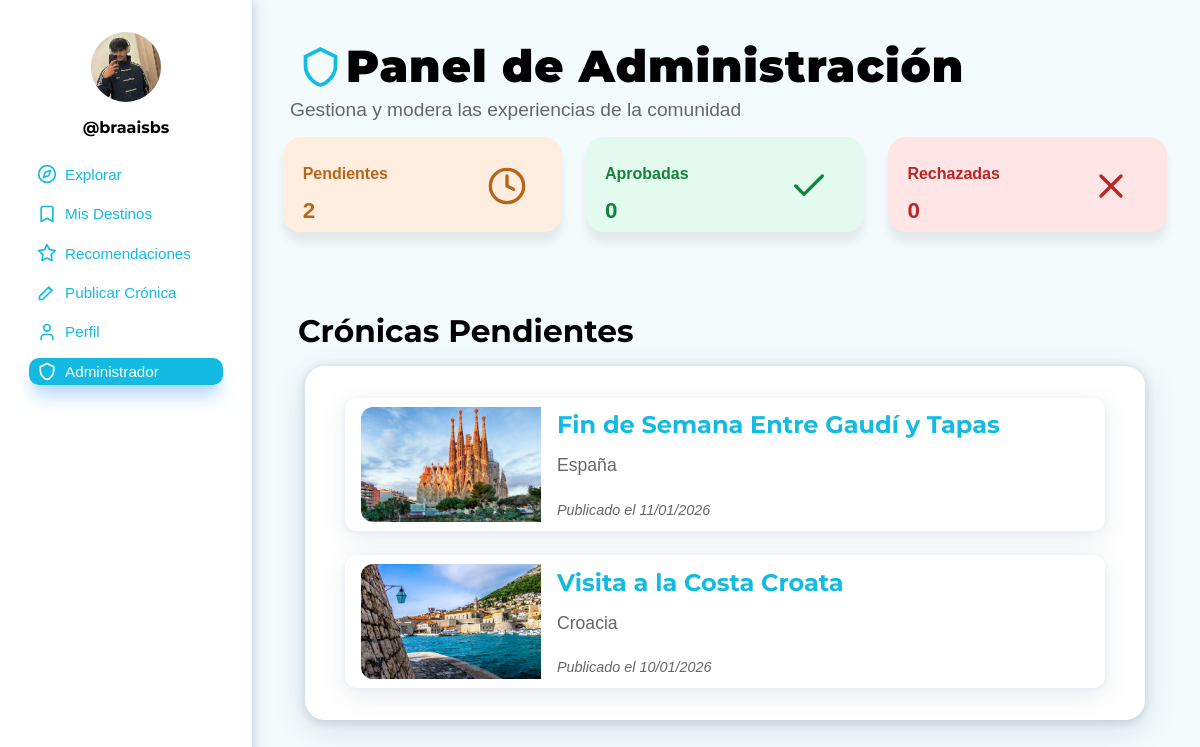
The page /admin-pendiente.php (signed in) on the database its author committed.
### tables this page shows
CREATE TABLE `cronica` (
  `id_cronica` int(11) NOT NULL,
  `titulo` varchar(300) NOT NULL,
  `ruta` text NOT NULL,
  `experiencia` longtext NOT NULL,
  `fecha_publicacion` datetime NOT NULL DEFAULT current_timestamp(),
  `imagen_principal` varchar(500) DEFAULT NULL,
  `id_usuario` int(11) NOT NULL,
  `id_destino` int(11) NOT NULL,
  `estado` enum('Publicada','Pendiente','Rechazada') NOT NULL DEFAULT 'Pendiente',
  `num_recomendados` int(11) NOT NULL
);

CREATE TABLE `destino` (
  `id_destino` int(11) NOT NULL,
  `nombre` varchar(200) NOT NULL
);

CREATE TABLE `usuario` (
  `id_usuario` int(11) NOT NULL,
  `nombre_usuario` varchar(100) NOT NULL,
  `nombre` varchar(100) NOT NULL,
  `apellido1` varchar(100) NOT NULL,
  `correo` varchar(150) NOT NULL,
  `contrasena` varchar(255) NOT NULL,
  `rol` enum('administrador','explorador','normal') NOT NULL DEFAULT 'normal',
  `foto_perfil` varchar(500) DEFAULT 'imagenes/NoUser.png',
  `descripcion` text DEFAULT NULL,
  `ubicacion` varchar(200) DEFAULT NULL,
  `paises_visitados` int(11) DEFAULT 0,
  `num_publicaciones` int(11) DEFAULT 0,
  `fecha_registro` timestamp NOT NULL DEFAULT current_timestamp()
);

### admin-pendiente.php (the view, shortened to what this page needs)
<?php
$servidor   = "localhost";
$usuario_bd = "root";
$password_bd = "";
$nombre_bd  = "portal_viajes";
try {
    $pdo = new PDO("mysql:host=$servidor;dbname=$nombre_bd;charset=utf8mb4", $usuario_bd, $password_bd);
    $pdo->setAttribute(PDO::ATTR_ERRMODE, PDO::ERRMODE_EXCEPTION);
    $id_usuario = $_SESSION['usuario_id'];
    $stmt_usuario = $pdo->prepare("SELECT * FROM usuario WHERE id_usuario = ? LIMIT 1");
    $stmt_usuario->execute([$id_usuario]);
    $usuario = $stmt_usuario->fetch(PDO::FETCH_ASSOC);
    $stmt_pendientes = $pdo->query("SELECT COUNT(*) as total FROM cronica WHERE estado = 'Pendiente'");
    $num_pendientes = $stmt_pendientes->fetch(PDO::FETCH_ASSOC)['total'];
    $stmt_aprobadas = $pdo->query("
        SELECT COUNT(*) as total
        FROM cronica
        WHERE estado = 'Publicada'
        AND fecha_publicacion >= DATE_SUB(NOW(), INTERVAL 30 DAY)
    ");
    $num_aprobadas = $stmt_aprobadas->fetch(PDO::FETCH_ASSOC)['total'];
    $stmt_rechazadas = $pdo->query("
        SELECT COUNT(*) as total
        FROM cronica
        WHERE estado = 'Rechazada'
        AND fecha_publicacion >= DATE_SUB(NOW(), INTERVAL 30 DAY)
    ");
    $num_rechazadas = $stmt_rechazadas->fetch(PDO::FETCH_ASSOC)['total'];
    $stmt_cronicas = $pdo->query("
        SELECT c.id_cronica, c.titulo, c.imagen_principal, c.fecha_publicacion, d.nombre AS destino
        FROM cronica c
        JOIN destino d ON c.id_destino = d.id_destino
        WHERE c.estado = 'Pendiente'
        ORDER BY c.fecha_publicacion DESC
    ");
    $cronicas_pendientes = $stmt_cronicas->fetchAll(PDO::FETCH_ASSOC);
} catch (PDOException $e) {
    die("Error de conexión: " . $e->getMessage());
}
?>
<!DOCTYPE html>
<html lang="es">
    <head>
        <link rel="stylesheet" href="estilo.css" />
    </head>
    <body>
        <div class="estructura">
            <main>
                <header class="caja-encabezado-principal">
                    <h1 class="encabezado-principal seccion-administrador">Panel de Administración</h1>
                    <p class="subtitulo-principal">Gestiona y modera las experiencias de la comunidad</p>
                </header>
                <div class="panel-resumen">
                    <a href="<?php echo $_SERVER['PHP_SELF']; ?>" class="resumen-caja pendiente">
                        <div class="resumen-titulo">
                            <span>Pendientes</span>
                            <span class="resumen-icono"></span>
                        </div>
                        <div class="resumen-numero"><?php echo $num_pendientes; ?></div>
                    </a>
                    <a href="admin-aprobado.php" class="resumen-caja aprobada">
                        <div class="resumen-titulo">
                            <span>Aprobadas</span>
                            <span class="resumen-icono"></span>
                        </div>
                        <div class="resumen-numero"><?php echo $num_aprobadas; ?></div>
                    </a>
                    <a href="admin-rechazado.php" class="resumen-caja rechazada">
                        <div class="resumen-titulo">
                            <span>Rechazadas</span>
                            <span class="resumen-icono"></span>
                        </div>
                        <div class="resumen-numero"><?php echo $num_rechazadas; ?></div>
                    </a>
                </div>
                <div class="texto-admin-cronicas">
                    <h2>Crónicas Pendientes</h2>
                </div>
                <div class="caja-principal">
                    <div class="cronicas-alargadas">
                        <?php if (!empty($cronicas_pendientes)): ?>
                            <?php foreach ($cronicas_pendientes as $cronica): ?>
                                <a href="admin-cronica-decision.php?id=<?php echo $cronica['id_cronica']; ?>" class="enlace-leer-cronica">
                                    <article class="cronica-alargada">
                                        <img src="<?php echo htmlspecialchars($cronica['imagen_principal']); ?>"
                                             alt="Foto <?php echo htmlspecialchars($cronica['destino']); ?>" />
                                        <div class="detalles">
                                            <h2 class="titulo-cronica-alargada"><?php echo htmlspecialchars($cronica['titulo']); ?></h2>
                                            <div class="destino"><?php echo htmlspecialchars($cronica['destino']); ?></div>
                                            <div class="fecha">Publicado el <?php echo date('d/m/Y', strtotime($cronica['fecha_publicacion'])); ?></div>
                                        </div>
                                    </article>
                                </a>
                            <?php endforeach; ?>
                        <?php else: ?>
                            <p class="sin-experiencias">No hay crónicas pendientes de revisión</p>
                        <?php endif; ?>
                    </div>
                </div>
            </main>
            <aside>
                <?php if (!empty($usuario)): ?>
                    <img class="foto-perfil"
                         src="<?php echo htmlspecialchars($usuario['foto_perfil'] ?: 'imagenes/NoUser.png'); ?>"
                         alt="Imagen de perfil" />
                    <h3 class="nombre-usuario">
                        @<?php echo htmlspecialchars(trim($usuario['nombre_usuario'])); ?>
                    </h3>
                <?php else: ?>
                    <img class="foto-perfil" src="imagenes/NoUser.png" alt="Imagen de perfil" />
                    <h3 class="nombre-usuario">@Usuario</h3>
                <?php endif; ?>
                <nav class="menu-principal">
                    <div class="grupo-menu">
                        <a href="admin-explorar.php" class="enlace-menu explorar">Explorar</a>
                        <a href="admin-misdestinos.php" class="enlace-menu mis-destinos">Mis Destinos</a>
                        <a href="admin-recomendaciones.php" class="enlace-menu recomendaciones">Recomendaciones</a>
                        <a href="admin-publicarcronica.php" class="enlace-menu publicar-cronica">Publicar Crónica</a>
                        <a href="admin-perfil.php" class="enlace-menu perfil">Perfil</a>
                        <a href="<?php echo $_SERVER['PHP_SELF']; ?>" class="enlace-menu activo administrador">Administrador</a>
                    </div>
                </nav>
            </aside>
        </div>
    </body>
</html>

### rows shown on the page
cronica: imagen_principal (picture), titulo "Fin de Semana Entre Gaudí y Tapas", id_destino.nombre "España", fecha_publicacion "11/01/2026"
cronica: imagen_principal (picture), titulo "Visita a la Costa Croata", id_destino.nombre "Croacia", fecha_publicacion "10/01/2026"
usuario: foto_perfil (picture), nombre_usuario "braaisbs"

### other values the page prints
$num_pendientes "2"
$num_aprobadas "0"
$num_rechazadas "0"
